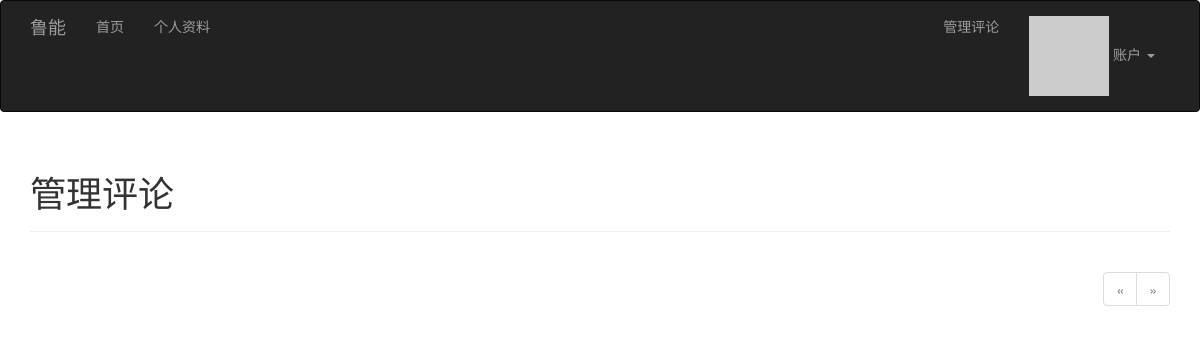
Page /moderate (signed in) on the earlier database version.
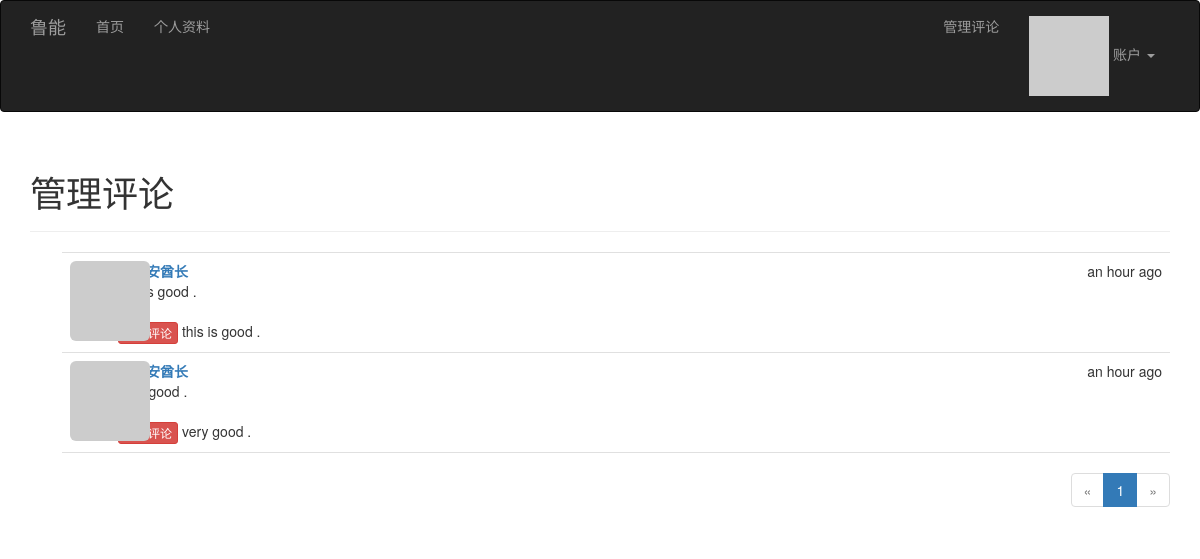
Same page on the later database version.
### app/models.py (models this page shows, shortened)
class Comment(db.Model):
    __tablename__='comments'
    id=db.Column(db.Integer,primary_key=True)
    body=db.Column(db.Text)
    body_html=db.Column(db.Text)
    timestamp=db.Column(db.DateTime,index=True,default=datetime.utcnow)
    disabled=db.Column(db.Boolean)
    author_id=db.Column(db.Integer,db.ForeignKey('users.id'))
    post_id=db.Column(db.Integer,db.ForeignKey('posts.id'))

class User(UserMixin,db.Model):
    __tablename__='users'
    id=db.Column(db.Integer,primary_key=True)
    email=db.Column(db.String(64),unique=True,index=True)
    username=db.Column(db.String(64),unique=True,index=True)
    password_hash=db.Column(db.String(128))
    role_id=db.Column(db.Integer,db.ForeignKey('roles.id'))
    name=db.Column(db.String(64))
    location=db.Column(db.String(64))
    about_me=db.Column(db.Text())
    member_since=db.Column(db.DateTime(),default=datetime.utcnow)
    last_seen=db.Column(db.DateTime(),default=datetime.utcnow)
    avatar_hash=db.Column(db.String(32))
    posts=db.relationship('Post',backref='author',lazy='dynamic')
    followed=db.relationship('Follow',foreign_keys=[Follow.follower_id],backref=db.backref('follower',lazy='joined'),lazy='dynamic',cascade='all,delete-orphan')
    followers=db.relationship('Follow',foreign_keys=[Follow.followed_id],backref=db.backref('followed', lazy='joined'),lazy='dynamic',cascade='all, delete-orphan')
    comments=db.relationship('Comment',backref='author',lazy='dynamic')
    @property
    def password(self):
        raise AttributeError('password is not a readable attribute')
    def can(self,permissions):
        return self.role is not None and (self.role.permissions & permissions) == permissions
    def ping(self):
        self.last_seen=datetime.utcnow()
        db.session.add(self)
    def gravatar(self,size=100,default='identicon',rating='g'):
        if request.is_secure:
            url = 'https://secure.gravatar.com/avatar'
        else:
            url = 'http://cn.gravatar.com/avatar'
        hash= self.avatar_hash or hashlib.md5(str(self.email).encode('utf-8')).hexdigest()
        return '{url}/{hash}?s={size}&d={default}&r={rating}'.format(url=url, hash=hash, size=size, default=default, rating=rating)

### app/main/views.py (the view)
@main.route('/moderate')
@login_required
@permission_required(Permission.MODERATE_COMMENTS)
def moderate():
    page = request.args.get('page', 1, type=int)
    pagination = Comment.query.order_by(Comment.timestamp.desc()).paginate(page, per_page=current_app.config['FLASKY_COMMENTS_PER_PAGE'],error_out=False)
    comments=pagination.items
    return render_template('moderate.html', comments=comments,pagination=pagination, page=page)

### app/auth/views.py (called while the page is built)
@auth.before_app_request
def before_request():
    if current_user.is_authenticated:
        current_user.ping()

### app/main/__init__.py (called while the page is built)
@main.app_context_processor
def inject_permissions():
    return dict(Permission=Permission)

### app/models.py (called while the page is built)
@login_manager.user_loader
def load_user(user_id):
    return User.query.get(int(user_id))

### app/templates/moderate.html (shortened to what this page needs)
{% extends "base.html" %}
{% import "_macros.html" as macros %}
{% block page_content %}
<div class="page-header">
    <h1>管理评论</h1>
</div>
{% set moderate = True %}
{% include '_comments.html' %}
{% if pagination %}
<div class="pagination">
    {{ macros.pagination_widget(pagination, '.moderate')}}
</div>
{% endif %}
{% endblock %}

### app/templates/_comments.html (shortened to what this page needs)
<ul class="comments">
    {% for comment in comments %}
    <li class="comment">
        <div class="comment-thumbnail">
            <a href="{{ url_for('.user', username=comment.author.username) }}">
                <img class="img-rounded profile-thumbnail" src="{{ comment.author.gravatar(size=40) }}">
            </a>
        </div>
        <div class="comment-content">
            <div class="comment-date">{{ moment(comment.timestamp).fromNow() }}</div>
            <div class="comment-author"><a href="{{ url_for('.user', username=comment.author.username) }}">{{ comment.author.username }}</a></div>
            <div class="comment-body">
                {% if moderate or not comment.disabled %}
                    {% if comment.body_html %}
                        {{ comment.body_html | safe }}
                    {% else %}
                        {{ comment.body }}
                    {% endif %}
                {% endif %}
            </div>
            {% if moderate %}
                <br>
                {% if comment.disabled %}
                <a class="btn btn-default btn-xs" href="{{ url_for('.moderate_enable',id=comment.id, page=page) }}">允许评论</a>
                {% else %}
                <a class="btn btn-danger btn-xs" href="{{ url_for('.moderate_disable',id=comment.id, page=page) }}">禁止评论</a>
                {% endif %}
            {% endif %}
                {% if comment.body_html %}
                    {{ comment.body_html | safe }}
                {% else %}
                    {{ comment.body }}
                {% endif %}
        </div>
    </li>
    {% endfor %}
</ul>

Differences in the rows shown:
added Comment: timestamp "an hour ago", author.username "印第安酋长", body_html "this is good ."
added Comment: timestamp "an hour ago", author.username "印第安酋长", body_html "very good ."
Other differences:
new list line: "1"
